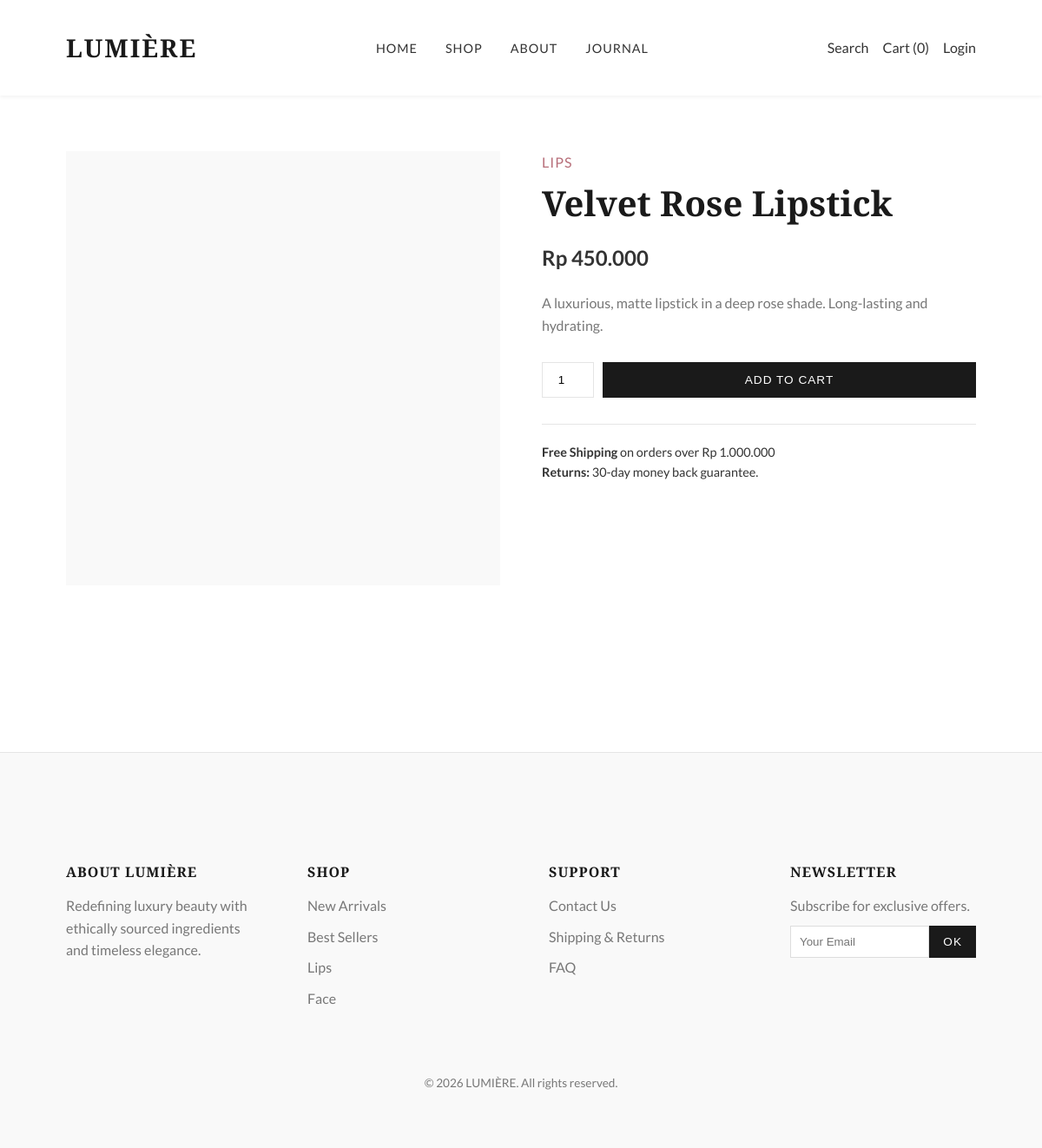
The page /index.php?page=product&id=1 on the database its author committed.
### tables this page shows
CREATE TABLE IF NOT EXISTS `products` (
  `id` int(11) NOT NULL AUTO_INCREMENT,
  `name` varchar(255) NOT NULL,
  `price` int(11) NOT NULL,
  `image` varchar(255) DEFAULT NULL,
  `category` varchar(50) DEFAULT NULL,
  `description` text,
  PRIMARY KEY (`id`)
);

### config/data.php (called while the page is built, shortened)
<?php
$host = 'localhost';
$dbname = 'lumiere_makeup';
$username = 'root';
$password = '';
try {
    $pdo = new PDO("mysql:host=$host;dbname=$dbname", $username, $password);
    $pdo->setAttribute(PDO::ATTR_ERRMODE, PDO::ERRMODE_EXCEPTION);
    $pdo->setAttribute(PDO::ATTR_DEFAULT_FETCH_MODE, PDO::FETCH_ASSOC);
} catch (PDOException $e) {
    die("Connection failed: " . $e->getMessage() . "<br>Please import database.sql into phpMyAdmin.");
}
function get_products() {
    global $pdo;
    $stmt = $pdo->query("SELECT * FROM products");
    return $stmt->fetchAll();
}
$products = get_products();
?>

### views/product.php (the view, shortened to what this page needs)
<?php
$id = isset($_GET['id']) ? (int)$_GET['id'] : 0;
$product = null;
foreach ($products as $p) {
    if ($p['id'] === $id) {
        $product = $p;
        break;
    }
}
?>
<section class="section-padding">
    <div class="container">
        <div class="flex gap-4" style="flex-wrap: wrap; align-items: flex-start;">
            <div style="flex: 1; min-width: 300px;">
                <div style="background-color: var(--color-light); height: 500px; width: 100%; display:flex; align-items:center; justify-content:center;">
                </div>
            </div>
            <div style="flex: 1; min-width: 300px; padding-left: var(--spacing-md);">
                <div style="color: var(--color-secondary); text-transform: uppercase; letter-spacing: 1px; margin-bottom: 10px;">
                    <?php echo $product['category']; ?>
                </div>
                <h1 style="font-size: 2.5rem; margin-bottom: 20px;"><?php echo $product['name']; ?></h1>
                <p style="font-size: 1.5rem; font-weight: 700; margin-bottom: 20px;">
                    Rp <?php echo number_format($product['price'], 0, ',', '.'); ?>
                </p>
                <p style="margin-bottom: 30px; color: var(--color-text-light);">
                    <?php echo $product['description']; ?>
                </p>
                <form action="index.php?page=cart&action=add" method="POST">
                    <div style="display: flex; gap: 10px; margin-bottom: 30px;">
                        <input type="number" name="quantity" value="1" min="1" style="width: 60px; padding: 10px; border: 1px solid var(--color-border); text-align: center;">
                        <button type="submit" class="btn" style="flex-grow: 1;">Add to Cart</button>
                    </div>
                </form>
                <div style="border-top: 1px solid var(--color-border); padding-top: 20px; font-size: 0.9rem;">
                    <p><strong>Free Shipping</strong> on orders over Rp 1.000.000</p>
                    <p><strong>Returns:</strong> 30-day money back guarantee.</p>
                </div>
            </div>
        </div>
    </div>
</section>

### assets/css/variables.css (style rules this page uses)
:root { --color-primary: #D4AF37; --color-primary-light: #F4E5BE; --color-secondary: #B76E79; --color-dark: #1A1A1A; --color-text: #333333; --color-text-light: #777777; --color-light: #F9F9F9; --color-white: #FFFFFF; --color-border: #E5E5E5; --font-heading: 'Playfair Display', serif; --font-body: 'Lato', sans-serif; --spacing-xs: 0.5rem; --spacing-sm: 1rem; --spacing-md: 2rem; --spacing-lg: 4rem; --spacing-xl: 8rem; --shadow-sm: 0 2px 4px rgba(0, 0, 0, 0.05); --shadow-md: 0 4px 12px rgba(0, 0, 0, 0.08); --shadow-lg: 0 10px 25px rgba(0, 0, 0, 0.1); --transition-fast: 0.2s ease; --transition-base: 0.3s ease; --transition-smooth: 0.5s cubic-bezier(0.4, 0, 0.2, 1); }
*, *::before, *::after { box-sizing: border-box; margin: 0; padding: 0; }
body { font-family: var(--font-body); background-color: var(--color-white); color: var(--color-text); line-height: 1.6; overflow-x: hidden; }
h1, h2, h3, h4, h5, h6 { font-family: var(--font-heading); color: var(--color-dark); font-weight: 700; line-height: 1.2; }
.container { width: 90%; max-width: 1200px; margin: 0 auto; padding: 0 var(--spacing-sm); }
.flex { display: flex; }
.gap-4 { gap: 1rem; }
.section-padding { padding: var(--spacing-lg) 0; }
.btn { display: inline-block; padding: 12px 30px; background-color: var(--color-dark); color: var(--color-white); text-transform: uppercase; letter-spacing: 1px; font-size: 0.85rem; border: 1px solid var(--color-dark); cursor: pointer; transition: var(--transition-base); }

### rows shown on the page
products: category "LIPS", name "Velvet Rose Lipstick", price "450.000", description "A luxurious, matte lipstick in a deep rose shade. Long-lasting and hydrating."

### other values the page prints
$site_name "LUMIÈRE"
